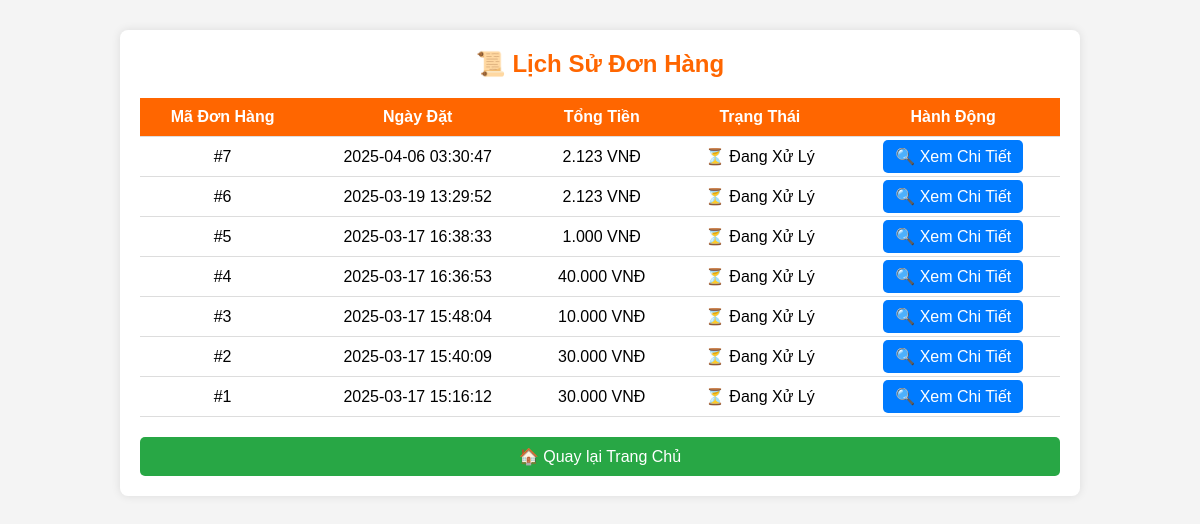
The page /index.php?action=order_history (signed in) on the database its author committed.
### tables this page shows
CREATE TABLE `orders` (
  `id` int NOT NULL,
  `user_id` int DEFAULT NULL,
  `full_name` varchar(255) NOT NULL,
  `email` varchar(255) NOT NULL,
  `phone` varchar(20) NOT NULL,
  `shipping_address` text NOT NULL,
  `payment_method` enum('cod','bank_transfer','credit_card') NOT NULL,
  `total_price` decimal(10,2) DEFAULT NULL,
  `status` enum('pending','completed','cancelled') DEFAULT 'pending',
  `created_at` timestamp NULL DEFAULT CURRENT_TIMESTAMP,
  `total_amount` decimal(10,2) NOT NULL
);

### app/controllers/OrderController.php (called while the page is built, shortened)
<?php
require_once __DIR__ . '/../models/Order.php';
class OrderController {
    private $conn;
    public function __construct() {
        $database = new Database();
        $this->conn = $database->getConnection();
    }
    public function viewUserOrders() {
        $user_id = $_SESSION['user']['id'];
        $orderModel = new Order();
        $orders = $orderModel->getOrdersByUserId($user_id);
        include __DIR__ . '/../views/orders/history.php';
    }
    public function getOrdersByUserId($userId) {
        $query = "SELECT * FROM orders WHERE user_id = ? ORDER BY created_at DESC";
        $stmt = $this->conn->prepare($query);
        $stmt->execute([$userId]);
        return $stmt->fetchAll(PDO::FETCH_ASSOC);
    }
}
?>

### public/index.php (called while the page is built, shortened)
<?php
require_once __DIR__ . '/../routes/web.php';
?>

### app/models/Database.php (called while the page is built, shortened)
<?php
class Database {
    private $host = "localhost";
    private $db_name = "bookstore";
    private $username = "root";
    private $password = "";
    public function getConnection() {
        $this->conn = null;
        try {
            $this->conn = new PDO("mysql:host=" . $this->host . ";dbname=" . $this->db_name, $this->username, $this->password);
            $this->conn->setAttribute(PDO::ATTR_ERRMODE, PDO::ERRMODE_EXCEPTION);
        } catch (PDOException $exception) {
            echo "Connection error: " . $exception->getMessage();
        }
        return $this->conn;
    }
}
?>

### app/models/Order.php (called while the page is built, shortened)
<?php
require_once 'Database.php';
class Order {
    private $conn;
    public function __construct() {
        $database = new Database();
        $this->conn = $database->getConnection();
    }
    public function getOrdersByUserId($user_id) {
        $query = "SELECT * FROM orders WHERE user_id = ? ORDER BY created_at DESC";
        $stmt = $this->conn->prepare($query);
        $stmt->execute([$user_id]);
        return $stmt->fetchAll(PDO::FETCH_ASSOC);
    }
}
?>

### app/views/orders/history.php (the view, shortened to what this page needs)
<?php
require_once __DIR__ . '/../../controllers/OrderController.php';
$orderController = new OrderController();
$orders = $orderController->getOrdersByUserId($_SESSION['user']['id']);
?>
<!DOCTYPE html>
<html lang="vi">
<head>
    <link rel="stylesheet" href="/PHP/baidoan/public/assets/css/style.css">
</head>
<body>
<div class="container">
    <h2>📜 Lịch Sử Đơn Hàng</h2>
    <table>
        <tr>
            <th>Mã Đơn Hàng</th>
            <th>Ngày Đặt</th>
            <th>Tổng Tiền</th>
            <th>Trạng Thái</th>
            <th>Hành Động</th>
        </tr>
        <?php if (!empty($orders)): ?>
            <?php foreach ($orders as $order): ?>
                <tr>
                    <td>#<?= htmlspecialchars($order['id']) ?></td>
                    <td><?= htmlspecialchars($order['created_at']) ?></td>
                    <td><?= number_format($order['total_amount'], 0, ',', '.') ?> VNĐ</td>
                    <td>
                        <?= ($order['status'] == 'pending') ? "⏳ Đang Xử Lý" : "✅ Hoàn Thành" ?>
                    </td>
                    <td>
                        <a href="index.php?action=view_order_detail&id=<?= htmlspecialchars($order['id']) ?>" class="btn-view">🔍 Xem Chi Tiết</a>
                    </td>
                </tr>
            <?php endforeach; ?>
        <?php else: ?>
            <tr>
                <td colspan="5">🚫 Bạn chưa có đơn hàng nào.</td>
            </tr>
        <?php endif; ?>
    </table>
    <a href="index.php?action=home" class="btn-back">🏠 Quay lại Trang Chủ</a>
</div>
</body>
</html>

### public/assets/css/style.css (style rules this page uses)
* { margin: 0; padding: 0; box-sizing: border-box; font-family: Arial, sans-serif; }
:root { --primary-color: #ff6600; --secondary-color: #ffcc99; --text-color: #333; --white: #fff; }
body { font-family: Arial, sans-serif; margin: 0; padding: 0; background-color: #f8f9fa; }

### app/views/orders/history.php (style rules this page uses)
body { font-family: Arial, sans-serif; background-color: #f4f4f4; margin: 0; padding: 0; }
.container { width: 80%; margin: 30px auto; background: #fff; padding: 20px; border-radius: 8px; box-shadow: 0 0 10px rgba(0, 0, 0, 0.1); }
h2 { text-align: center; color: #ff6600; }
table { width: 100%; border-collapse: collapse; margin-top: 20px; }
th, td { padding: 10px; border-bottom: 1px solid #ddd; text-align: center; }
th { background: #ff6600; color: white; }
.btn-view { background: #007bff; color: white; padding: 8px 12px; border-radius: 5px; text-decoration: none; }
.btn-back { background: #28a745; color: white; padding: 10px 15px; border-radius: 5px; text-decoration: none; display: block; text-align: center; margin-top: 20px; }

### rows shown on the page
orders: id "7", created_at "2025-04-06 03:30:47", total_amount "2.123", status "⏳ Đang Xử Lý"
orders: id "6", created_at "2025-03-19 13:29:52", total_amount "2.123", status "⏳ Đang Xử Lý"
orders: id "5", created_at "2025-03-17 16:38:33", total_amount "1.000", status "⏳ Đang Xử Lý"
orders: id "4", created_at "2025-03-17 16:36:53", total_amount "40.000", status "⏳ Đang Xử Lý"
orders: id "3", created_at "2025-03-17 15:48:04", total_amount "10.000", status "⏳ Đang Xử Lý"
orders: id "2", created_at "2025-03-17 15:40:09", total_amount "30.000", status "⏳ Đang Xử Lý"
orders: id "1", created_at "2025-03-17 15:16:12", total_amount "30.000", status "⏳ Đang Xử Lý"
